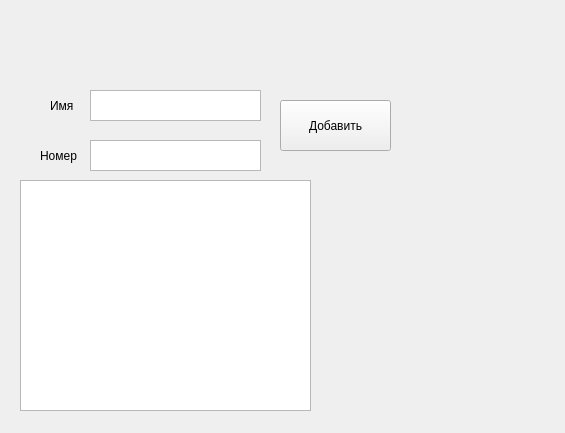
<?xml version="1.0" encoding="UTF-8"?>
<ui version="4.0">
 <class>Form</class>
 <widget class="QWidget" name="Form">
  <property name="geometry">
   <rect>
    <x>0</x>
    <y>0</y>
    <width>565</width>
    <height>433</height>
   </rect>
  </property>
  <property name="windowTitle">
   <string>Form</string>
  </property>
  <widget class="QTextEdit" name="textEdit">
   <property name="geometry">
    <rect>
     <x>90</x>
     <y>90</y>
     <width>171</width>
     <height>31</height>
    </rect>
   </property>
  </widget>
  <widget class="QTextEdit" name="textEdit_2">
   <property name="geometry">
    <rect>
     <x>90</x>
     <y>140</y>
     <width>171</width>
     <height>31</height>
    </rect>
   </property>
  </widget>
  <widget class="QPushButton" name="pushButton">
   <property name="geometry">
    <rect>
     <x>280</x>
     <y>100</y>
     <width>111</width>
     <height>51</height>
    </rect>
   </property>
   <property name="text">
    <string>Добавить</string>
   </property>
  </widget>
  <widget class="QLabel" name="label">
   <property name="geometry">
    <rect>
     <x>50</x>
     <y>90</y>
     <width>51</width>
     <height>31</height>
    </rect>
   </property>
   <property name="text">
    <string>Имя</string>
   </property>
  </widget>
  <widget class="QLabel" name="label_2">
   <property name="geometry">
    <rect>
     <x>40</x>
     <y>140</y>
     <width>41</width>
     <height>31</height>
    </rect>
   </property>
   <property name="text">
    <string>Номер</string>
   </property>
  </widget>
  <widget class="QListWidget" name="listWidget">
   <property name="geometry">
    <rect>
     <x>20</x>
     <y>180</y>
     <width>291</width>
     <height>231</height>
    </rect>
   </property>
  </widget>
 </widget>
 <resources/>
 <connections/>
</ui>
